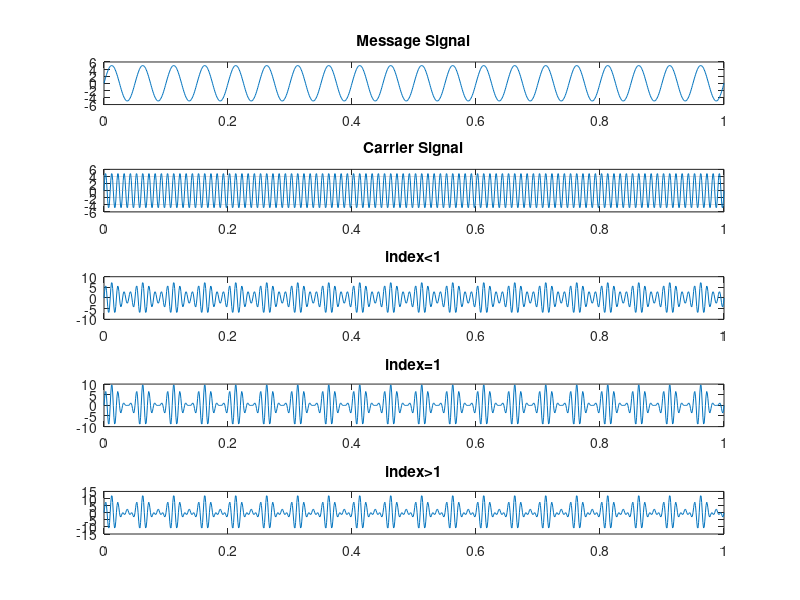

The MATLAB script that drew this image:
clc;
close all;
clear all;

m = [0.5 1 1.5];

Am = 5; %Amp. of modulating signal
fm = 20; %frequency of modulating signal
Tm = 1/fm;
t = 0:0.001:1;
ym = Am*sin(2*pi*fm*t);

subplot(5,1,1);
plot(t,ym)
title('Message Signal');

%Carrier signal

Ac = Am;
fc = 100;
Tc = 1/fc;
yc = Ac*sin(2*pi*fc*t);
subplot(5,1,2);
plot(t,yc)
grid on;
title('Carrier Signal');

%AM Modulation
index = 0;
titles = {'index<1', 'index=1', 'index>1'};
for i = m
    subplot(5,1,3+index);
    index = index + 1;
    y = Ac * (1+i*sin(2*pi*fm*t)).*sin(2*pi*fc*t);
    plot(t,y)
    title(titles{index});
end

